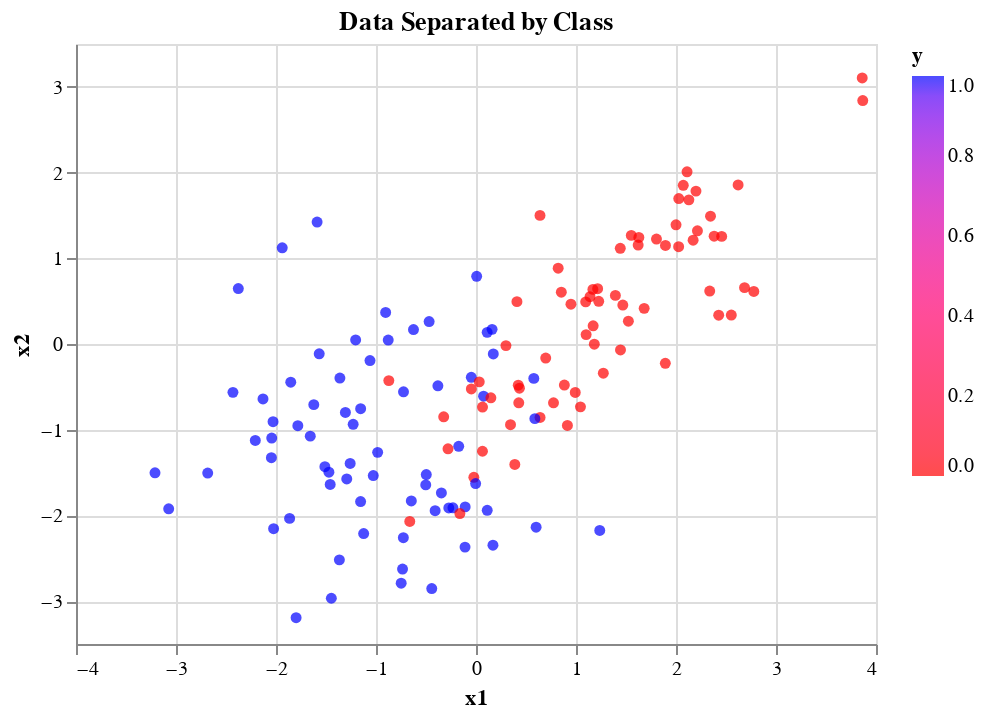

Write notebook code for a chart like this one.
### Code cell
%%capture --no-display
alt.Chart(
    train, 
    title = "Data Separated by Class").mark_circle().encode(
        x='x1',
        y='x2', 
        color=alt.Color(
            'y', 
            scale=alt.Scale(
                domain = [0.0, 1.0], 
                range = ['red', 'blue'])))

### Figure 1 — Vega-Lite specification as saved in the notebook (floating-point values rounded to 4 significant figures; data arrays with more than 128 entries replaced by an {"elided": "..."} marker saying what was removed)
{"config": {"view": {"continuousWidth": 400, "continuousHeight": 300}}, "data": {"name": "data-19f54ee19607c4d276a6d7e2e86dc718"}, "mark": "circle", "encoding": {"color": {"field": "y", "scale": {"domain": [0.0, 1.0], "range": ["red", "blue"]}, "type": "quantitative"}, "x": {"field": "x1", "type": "quantitative"}, "y": {"field": "x2", "type": "quantitative"}}, "title": "Data Separated by Class", "$schema": "https://vega.github.io/schema/vega-lite/v4.17.0.json", "datasets": {"data-19f54ee19607c4d276a6d7e2e86dc718": {"elided": "140 records"}}}
